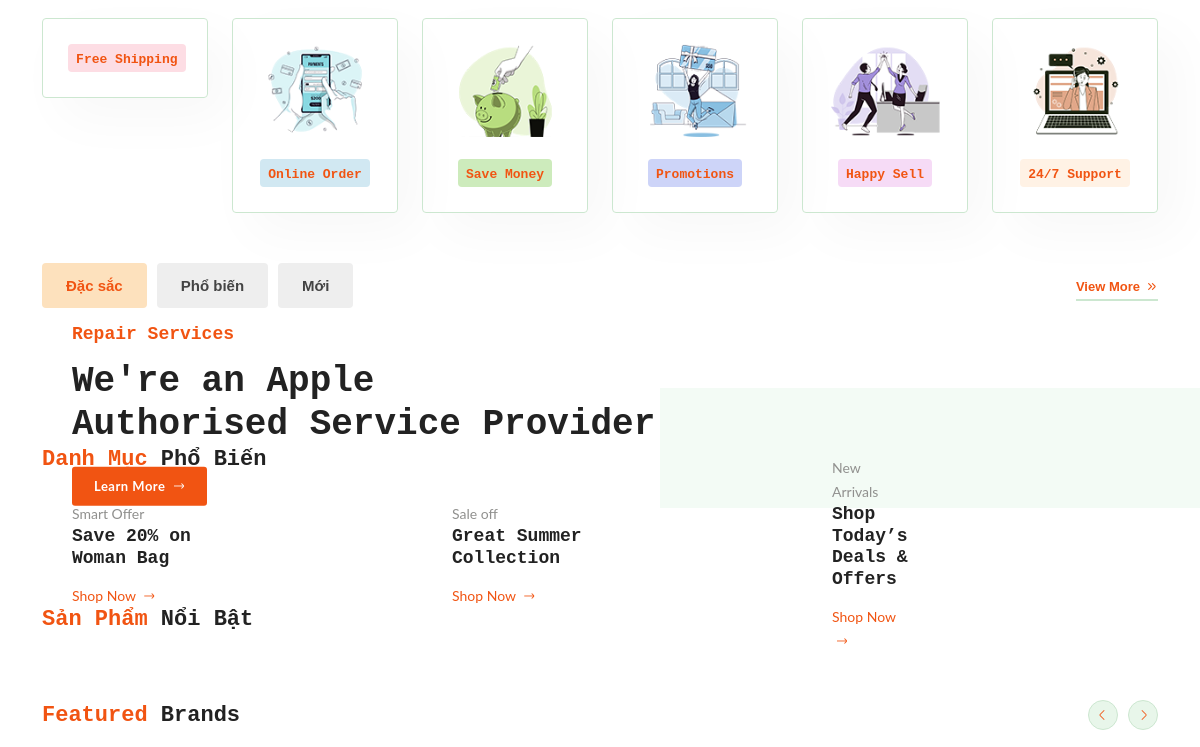
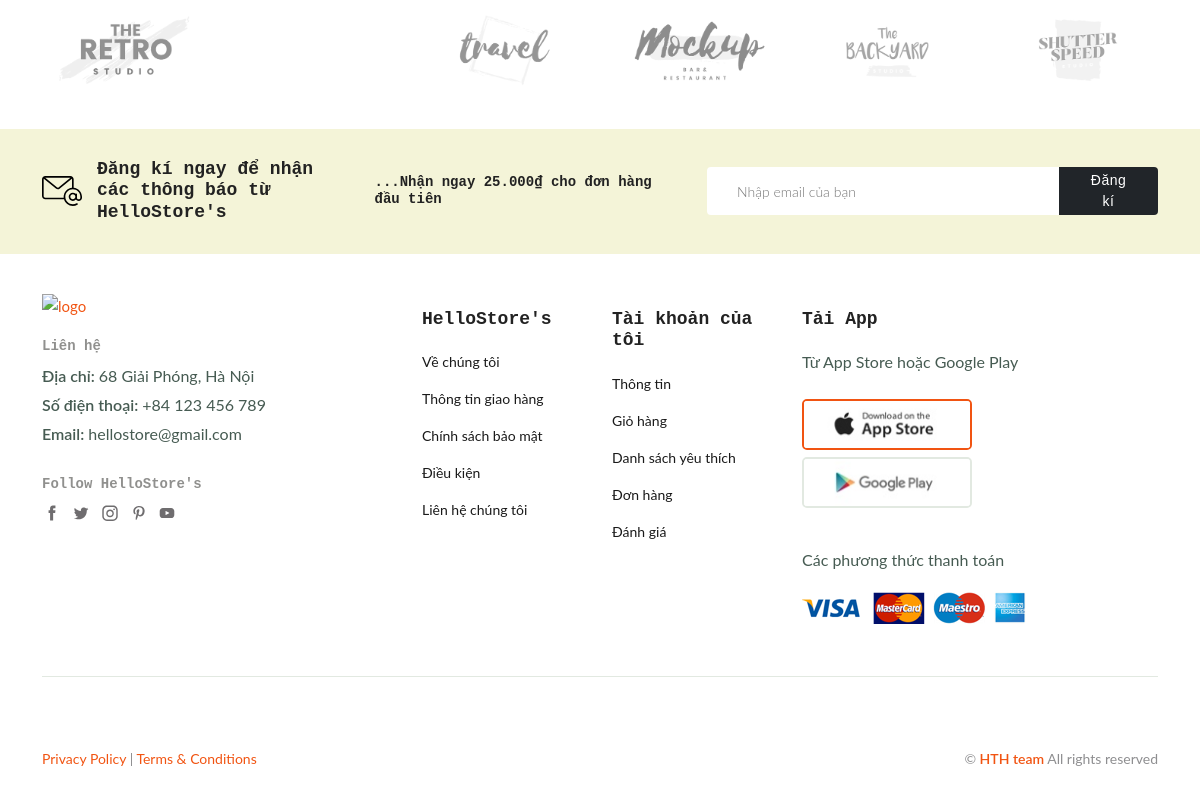
Before: / (lower part) with the older database file (2 pictures, top to bottom).
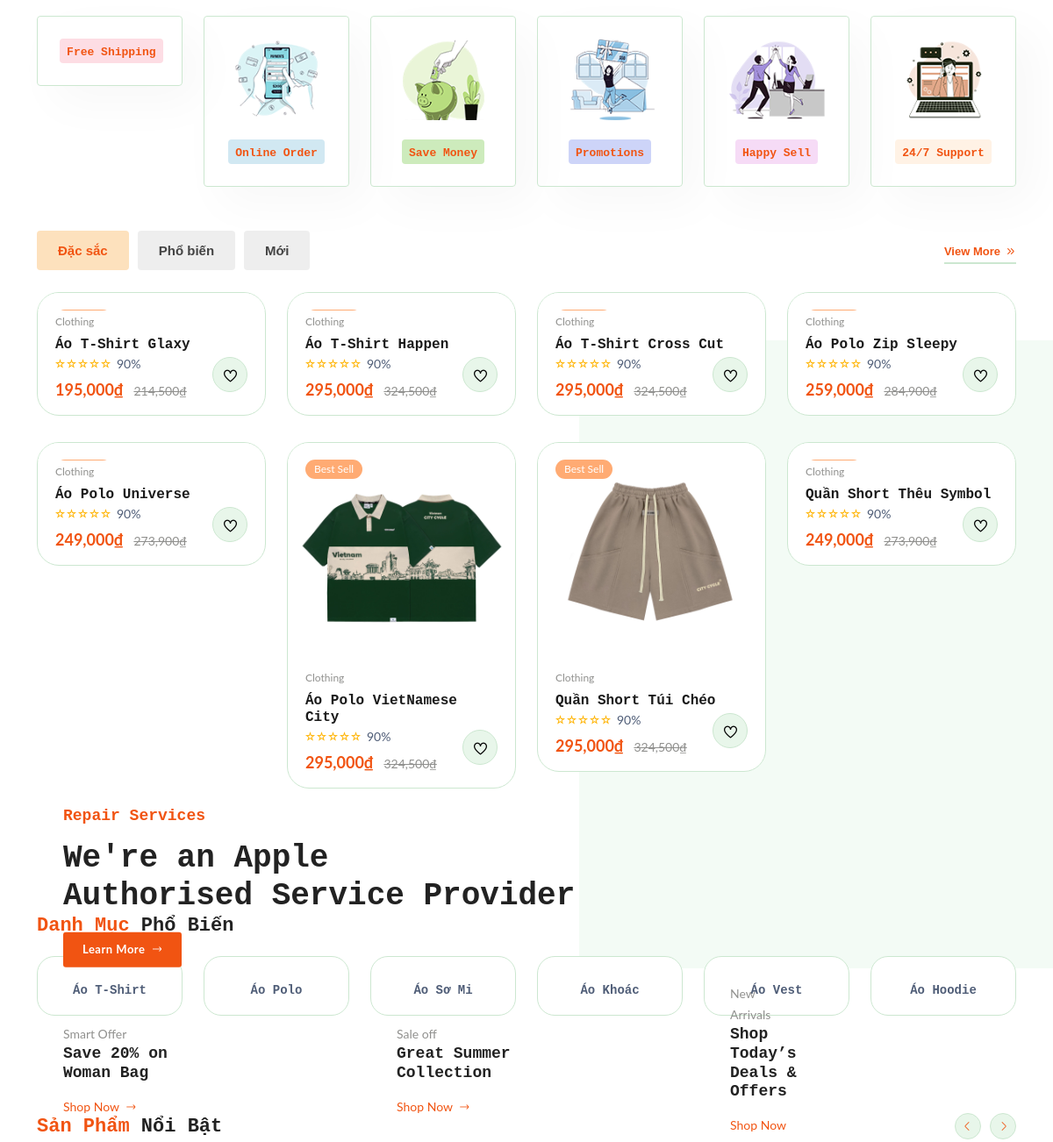
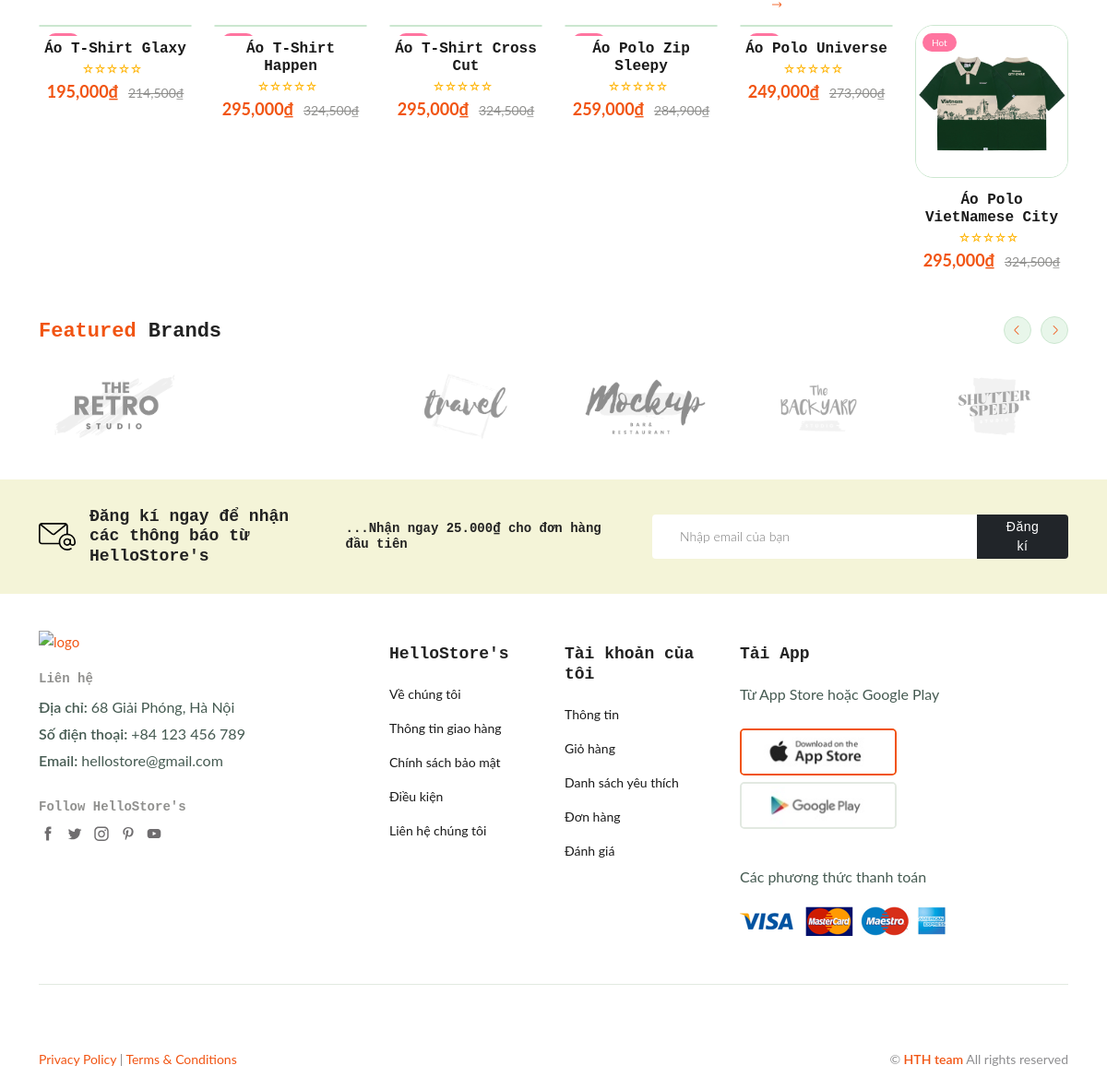
After: the same page with the newer database file (2 pictures, top to bottom).
### tables this page shows
CREATE TABLE `products` (
  `id` int(11) NOT NULL COMMENT 'PRODUCTS ID',
  `category_id` int(11) NOT NULL,
  `subcategory_id` int(11) NOT NULL,
  `product_name` varchar(128) NOT NULL,
  `product_summary` varchar(128) NOT NULL,
  `product_details` varchar(512) NOT NULL,
  `product_master_image` text NOT NULL,
  `product_image_one` text DEFAULT NULL,
  `product_image_two` text DEFAULT NULL,
  `product_image_three` text DEFAULT NULL,
  `product_price` double NOT NULL,
  `product_discount_price` double DEFAULT NULL,
  `discount_start` datetime DEFAULT NULL,
  `discount_ends` datetime DEFAULT NULL,
  `product_type` enum('Active','Inactive') NOT NULL DEFAULT 'Active',
  `product_featured` enum('YES','NO') NOT NULL DEFAULT 'NO',
  `product_tags` varchar(256) NOT NULL,
  `is_delete` enum('0','1') NOT NULL DEFAULT '0',
  `created_at` datetime DEFAULT NULL,
  `updated_at` datetime DEFAULT NULL
);

CREATE TABLE `subcategories` (
  `id` int(11) NOT NULL COMMENT 'SUBCATEGORIES ID',
  `category_id` int(11) NOT NULL,
  `subcategory_name` varchar(128) NOT NULL,
  `subcategory_status` enum('Active','Inactive') NOT NULL DEFAULT 'Active',
  `subcategory_banner` text NOT NULL,
  `is_delete` enum('0','1') NOT NULL DEFAULT '0',
  `created_at` datetime DEFAULT NULL,
  `updated_at` datetime DEFAULT NULL
);

### app/Controllers/View.php (called while the page is built, shortened)
<?php
class View
{
    public function loadContent($directory, $page_name)
    {
        include('resource/views/' . $directory . '/' . $page_name . '.php');
    }
}

### index.php (called while the page is built, shortened)
<?php
include('app/Controllers/View.php');
$view = new View();
$view->loadContent("include", "session");
$view->loadContent('include', 'top');
$view->loadContent('content', 'home');

### app/Models/Eloquent.php (called while the page is built, shortened)
<?php
class Eloquent
{
    public $connection;
    public function __construct()
    {
        $this->connection = new PDO('mysql:host=' . $GLOBALS['DBHOST'] . ';dbname=' . $GLOBALS['DBNAME'] . ';charset=utf8', $GLOBALS['DBUSER'], $GLOBALS['DBPASS']);
        $this->connection->setAttribute(PDO::ATTR_ERRMODE, PDO::ERRMODE_EXCEPTION);
        $this->connection->setAttribute(PDO::ATTR_EMULATE_PREPARES, false);
    }
    public function selectData(
        $columnName,
        $tableName,
        $whereValue = [],
        $inColumn = [],
        $inValue = [],
        $formatByGroup = [],
        $formatByOrder = 0,
        $paginate = [],
        $price = ['MIN' => 0, 'MAX' => 0]
    ) {
        try {
            if ($columnName == "*")
                $sql1 = "SELECT * FROM ";
            else {
                $sql1 = "SELECT ";
                foreach ($columnName as $eachColumn) {
                    $sql1 .= $eachColumn . ", ";
                }
                $sql1 = rtrim($sql1, ", ");
                $sql1 .= " FROM $tableName";
            }
            if ($inColumn != []) {
                $sql1 .= " WHERE ";
                $i = $j = 0;
                foreach ($inColumn as $eachColumn) {
                    $sql1 .= $eachColumn . " IN (";
                    foreach ($inValue as $eachValue) {
                        if ($i == $j){
                            $sql1 .= $eachValue . ", ";
                            break;
                        }
                        $j++;
                    }
                    $sql1 = rtrim($sql1, ", ");
                    $sql1 .= ") AND ";
                    $i++;
                }
                $sql1 = rtrim($sql1, "AND ");
            }
            if ($paginate != []) {
                $sql1 .= " LIMIT " . $paginate['START'] . ", " . $paginate['END'];
            }
            $query = $this->connection->prepare($sql1);
            $query->execute();
            $dataSelected = $query->fetchAll(PDO::FETCH_ASSOC);
            return $dataSelected;
        } catch (PDOException $e) {
            echo $e->getMessage();
        }
    }
}

### app/Controllers/HomeController.php (the view)
<?php
class HomeController extends Controller
{
    public function productLister($productList, $col = 3, $typeCard = ['' => ''])
    {
        foreach ($productList as $eachProduct) {
            if (empty($eachProduct['product_master_image']))
                $productImage = $GLOBALS['PRODUCT_DIRECTORY'] . "Image_not_available.png";
            else
                $productImage = $GLOBALS['PRODUCT_DIRECTORY'] . $eachProduct['product_master_image'];
            echo '<div class="col-lg-' . $col . ' col-md-4 col-sm-6 col-xs-6 col-6">
                <div class="product-cart-wrap mb-30">
                    <div class="product-img-action-wrap">
                        <div class="product-img product-img-zoom">
                            <a href="product-detail.php?id=' . $eachProduct['id'] . '">
                                <img class="default-img" src="' . $productImage . '" alt="">
                            </a>
                        </div>
                        <div class="product-badges product-badges-position product-badges-mrg">
                            <span class="' . key($typeCard) . '">' . ucwords($typeCard[key($typeCard)]) . '</span>
                        </div>
                    </div>
                    <div class="product-content-wrap">
                        <div class="product-category">
                            <a href="shop.html">Clothing</a>
                        </div>
                        <h2><a href="product-detail.php?id=' . $eachProduct['id'] . '">' . $eachProduct['product_name'] . '</a></h2>
                        <div class="rating-result" title="90%">
                            <span>
                                <span>90%</span>
                            </span>
                        </div>
                        <div class="product-price">
                            <span>' . number_format($eachProduct['product_price']) . '&#8363; </span>
                            <span class="old-price">' . number_format($eachProduct['product_price'] *= 1.1) . '&#8363; </span>
                        </div>
                        <form class="product-action-1 show">
                            <input type="hidden" id="cart_product_name_'.$eachProduct['id'].'" value="'.$eachProduct['product_name'].'"/>
                            <input type="hidden" id="qty_'.$eachProduct['id'].'" value="1"/>
                            <button data-itemid="'.$eachProduct['id'].'" aria-label="Yêu thích" class="action-btn hover-up add_to_favourite">
                                <i class="fi-rs-heart"></i>
                            </button>
                        </form>
                    </div>
                </div>
            </div>';
        }
    }
}

### resource/views/content/home.php (shortened to what the rows shown need)
<?php
$homeController = new HomeController();
$eloquent = new Eloquent();
$columnName = ['*'];
$tableName = 'products';
$whereValue = [];
$inColumn = [];
$inValue = [];
$formatByGroup = [];
$formatByOrder = 0;
$paginate = ['START' => 0, 'END' => 8];
$productList = $eloquent->selectData($columnName, $tableName, $whereValue, $inColumn, $inValue, $formatByGroup, $formatByOrder, $paginate);
$subCategoryList = $eloquent->selectData(['*'], 'subcategories', [], [], [], [], 0, ['START' => 0, 'END' => 6]);
?>
<main class="main">
    <section class="product-tabs section-padding position-relative wow fadeIn animated">
        <div class="container">
            <div class="tab-content wow fadeIn animated" id="myTabContent">
                <div class="tab-pane fade show active" id="tab-one" role="tabpanel" aria-labelledby="tab-one">
                    <div class="row product-grid-4">
                        <?php
                        $homeController->productLister($productList, $col = 3, ['best' => 'best sell']);
                        ?>
                    </div>
                </div>
            </div>
        </div>
    </section>
    <section class="banner-2 section-padding pb-0">
        <div class="container">
            <div class="banner-img banner-big wow fadeIn animated f-none">
                <div class="banner-text d-md-block d-none">
                    <h1 class="fw-600 mb-20">We're an Apple <br>Authorised Service Provider</h1>
                </div>
            </div>
        </div>
    </section>
    <section class="popular-categories section-padding mt-15 mb-25">
        <div class="container wow fadeIn animated">
            <div class="carausel-6-columns-cover position-relative">
                <div class="carausel-6-columns" id="carausel-6-columns">
                    <?php
                    foreach ($subCategoryList as $eachSubCategory) {
                    ?>
                        <div class="card-1">
                            <h5><a href="product-category.php?subCategoryId=<?= $eachSubCategory['id'] ?>"><?= $eachSubCategory['subcategory_name'] ?></a></h5>
                        </div>
                    <?php
                    }
                    ?>
                </div>
            </div>
        </div>
    </section>
    <section class="section-padding">
        <div class="container wow fadeIn animated">
            <div class="carausel-6-columns-cover position-relative">
                <div class="carausel-6-columns carausel-arrow-center" id="carausel-6-columns-2">
                    <?php
                    foreach ($productList as $eachProduct) {
                        $imageProductDefault = $GLOBALS['PRODUCT_DIRECTORY'] . $eachProduct['product_master_image'];
                    ?>
                        <div class="product-cart-wrap small hover-up">
                            <div class="product-img-action-wrap">
                                <div class="product-img product-img-zoom">
                                    <a href="product-detail.php?id=<?= $eachProduct['id'] ?>">
                                        <img class="default-img" src="<?= $imageProductDefault ?>" alt="">
                                    </a>
                                </div>
                                <div class="product-badges product-badges-position product-badges-mrg">
                                    <span class="hot">Hot</span>
                                </div>
                            </div>
                            <div class="product-content-wrap">
                                <h2><a href="product-detail.php?id=<?= $eachProduct['id'] ?>"><?= $eachProduct['product_name'] ?></a></h2>
                                <div class="rating-result" title="90%">
                                </div>
                                <div class="product-price">
                                    <span><?= number_format($eachProduct['product_price']) ?>&#8363;</span>
                                    <span class="old-price"><?= number_format($eachProduct['product_price'] *= 1.1) ?>&#8363;</span>
                                </div>
                            </div>
                        </div>
                    <?php
                    }
                    ?>
                </div>
            </div>
        </div>
    </section>
</main>

Changed rows visible on the page:
added products: product_name "Áo T-Shirt Glaxy", product_price "195,000", product_price "214,500"
added products: product_name "Áo T-Shirt Happen", product_price "295,000", product_price "324,500"
added products: product_name "Áo T-Shirt Cross Cut", product_price "295,000", product_price "324,500"
added products: product_name "Áo Polo Zip Sleepy", product_price "259,000", product_price "284,900"
added products: product_name "Áo Polo Universe", product_price "249,000", product_price "273,900"
added products: product_master_image (picture), typeCard "Best Sell", product_name "Áo Polo VietNamese City", product_price "295,000", product_price "324,500"
added products: product_master_image (picture), typeCard "Best Sell", product_name "Quần Short Túi Chéo", product_price "295,000", product_price "324,500", shown under "24/7 Support"
added products: product_name "Quần Short Thêu Symbol", product_price "249,000", product_price "273,900", shown under "24/7 Support"
added subcategories: subcategory_name "Áo T-Shirt"
added subcategories: subcategory_name "Áo Polo"
added subcategories: subcategory_name "Áo Sơ Mi"
added subcategories: subcategory_name "Áo Khoác"
added subcategories: subcategory_name "Áo Vest"
added subcategories: subcategory_name "Áo Hoodie"
